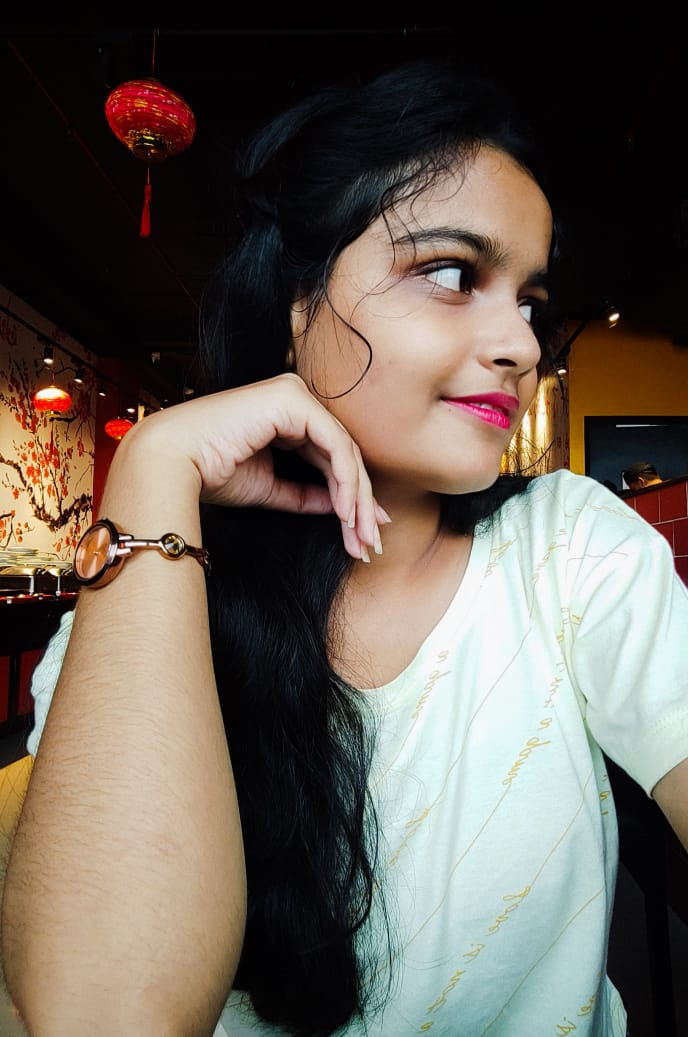
#> input picture mee2.jpg, 688 x 1037 px, found by its file name
$ python cs2.py
#> lines starting #> are read from the running program, lines starting #| are printed output that depends on the picture
from PIL import Image

def encrypt_image(input_path, output_path, key):
    # Open the image
#> called with key = 50
    img = Image.open(input_path)
#> img is the input picture: PIL image 688x1037 RGB; mean R, G, B 105.6, 96.6, 87.2
    pixels = img.load()

    # Encrypt the image using modular addition
    width, height = img.size
#> width = 688; height = 1037
    for i in range(width):
        for j in range(height):
            r, g, b = pixels[i, j]

            # Example: Encrypt each pixel value using modular addition
            encrypted_r = (r + key) % 256
            encrypted_g = (g + key) % 256
            encrypted_b = (b + key) % 256

            # Update the pixel value
            pixels[i, j] = (encrypted_r, encrypted_g, encrypted_b)

    # Save the encrypted image
    img.save(output_path)
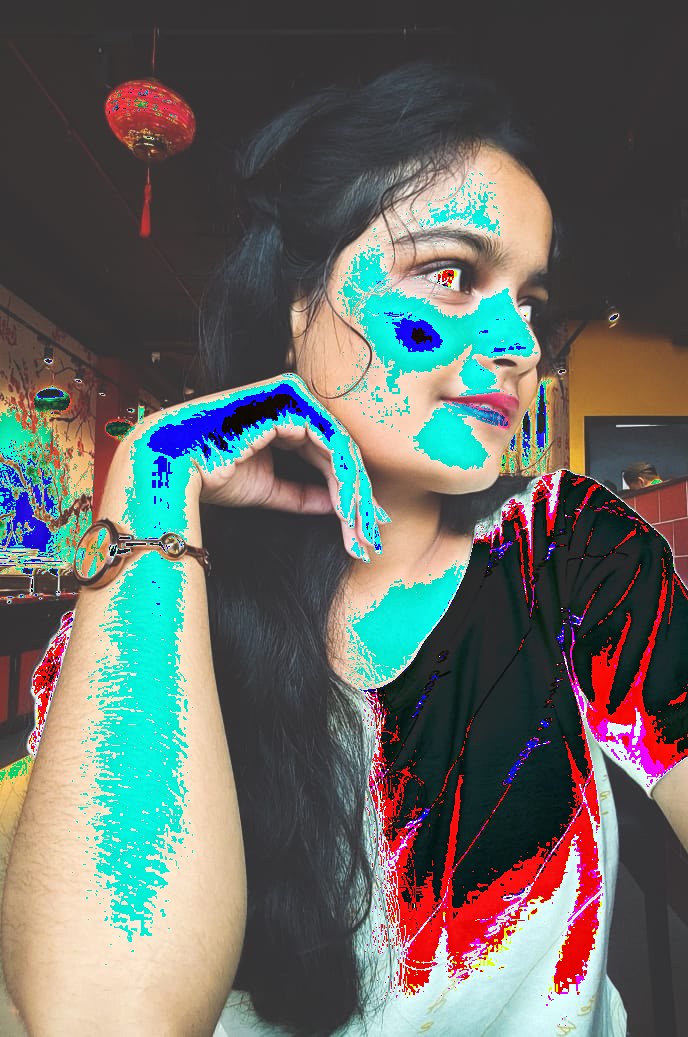
#> saved as encrypted_image.jpg: PIL image 688x1037 RGB; mean R, G, B 102.8, 105.4, 100.7

# Example usage
input_image_path = "C:\\Users\\anany\\OneDrive\\Desktop\\Prodigy\\mee2.jpg"
output_image_path = "C:\\Users\\anany\\OneDrive\\Desktop\\Prodigy\\encrypted_image.jpg"
encryption_key = 50

encrypt_image(input_image_path, output_image_path, encryption_key)
